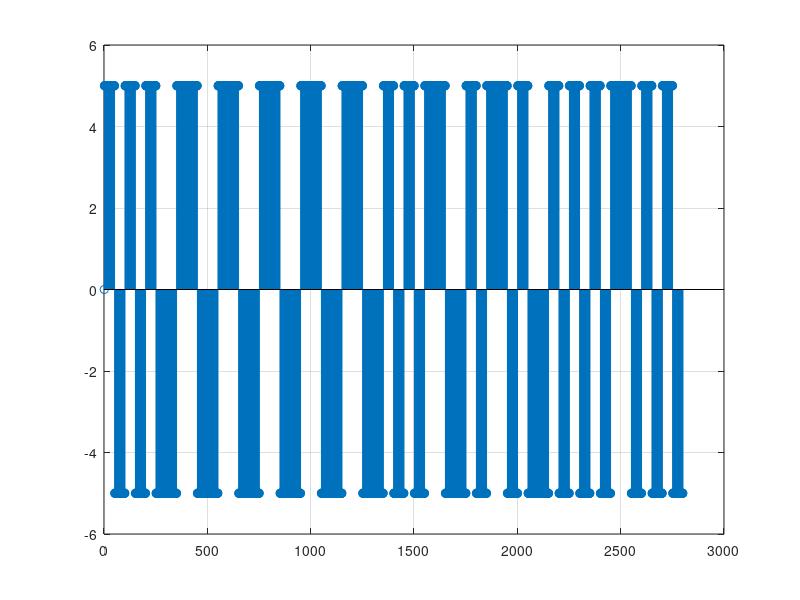

Here is the MATLAB script that generated this plot:
X=[0 0 0 1 0 1 0 1 0 1 0 1 0 1 1 1 0 1 1 0 0 1 1 1 1 0 0 0];
i = 1;
for x = 1:length(X)
    if X(x) == 0
            encode(i+1:i+50) = 5;
            encode(i+51:i+100) = -5;
    else if X(x) == 1
            encode(i+1:i+50) = -5;
            encode(i+51:i+100) = 5;
        end
    end
    i = i+100;
end
length(encode())
stem(encode())
grid on